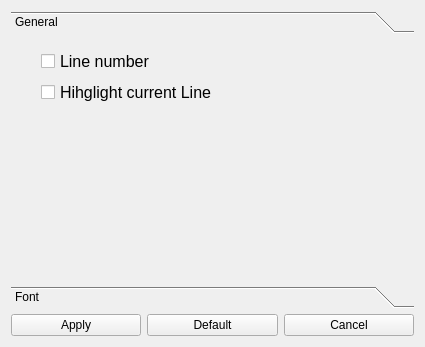
<?xml version="1.0" encoding="UTF-8"?>
<ui version="4.0">
 <class>Settings</class>
 <widget class="QFrame" name="Settings">
  <property name="geometry">
   <rect>
    <x>0</x>
    <y>0</y>
    <width>425</width>
    <height>347</height>
   </rect>
  </property>
  <property name="windowTitle">
   <string>Frame</string>
  </property>
  <layout class="QVBoxLayout" name="verticalLayout">
   <item>
    <widget class="QToolBox" name="settings_toolBox">
     <property name="currentIndex">
      <number>0</number>
     </property>
     <widget class="QWidget" name="general_settings">
      <property name="geometry">
       <rect>
        <x>0</x>
        <y>0</y>
        <width>407</width>
        <height>234</height>
       </rect>
      </property>
      <attribute name="label">
       <string>General</string>
      </attribute>
      <widget class="QWidget" name="layoutWidget">
       <property name="geometry">
        <rect>
         <x>30</x>
         <y>10</y>
         <width>186</width>
         <height>56</height>
        </rect>
       </property>
       <layout class="QVBoxLayout" name="verticalLayout_5">
        <item>
         <widget class="QCheckBox" name="lineNumberCheckBox">
          <property name="font">
           <font>
            <pointsize>12</pointsize>
           </font>
          </property>
          <property name="contextMenuPolicy">
           <enum>Qt::DefaultContextMenu</enum>
          </property>
          <property name="text">
           <string>Line number</string>
          </property>
          <property name="checked">
           <bool>false</bool>
          </property>
          <property name="tristate">
           <bool>false</bool>
          </property>
         </widget>
        </item>
        <item>
         <widget class="QCheckBox" name="HighlightCurrentLineCheckBox">
          <property name="font">
           <font>
            <pointsize>12</pointsize>
           </font>
          </property>
          <property name="text">
           <string>Hihglight current Line</string>
          </property>
          <property name="checkable">
           <bool>true</bool>
          </property>
          <property name="checked">
           <bool>false</bool>
          </property>
         </widget>
        </item>
       </layout>
      </widget>
     </widget>
     <widget class="QWidget" name="font_settings">
      <property name="geometry">
       <rect>
        <x>0</x>
        <y>0</y>
        <width>407</width>
        <height>234</height>
       </rect>
      </property>
      <attribute name="label">
       <string>Font</string>
      </attribute>
      <widget class="QPushButton" name="FontButton">
       <property name="geometry">
        <rect>
         <x>60</x>
         <y>30</y>
         <width>271</width>
         <height>41</height>
        </rect>
       </property>
       <property name="text">
        <string>Font</string>
       </property>
      </widget>
      <widget class="QLabel" name="label">
       <property name="geometry">
        <rect>
         <x>160</x>
         <y>0</y>
         <width>81</width>
         <height>17</height>
        </rect>
       </property>
       <property name="text">
        <string>Editor font</string>
       </property>
      </widget>
      <widget class="QWidget" name="layoutWidget">
       <property name="geometry">
        <rect>
         <x>7</x>
         <y>100</y>
         <width>391</width>
         <height>52</height>
        </rect>
       </property>
       <layout class="QHBoxLayout" name="horizontalLayout_2">
        <item>
         <layout class="QVBoxLayout" name="verticalLayout_2">
          <item>
           <widget class="QLabel" name="label_2">
            <property name="text">
             <string>Text color</string>
            </property>
            <property name="alignment">
             <set>Qt::AlignCenter</set>
            </property>
           </widget>
          </item>
          <item>
           <widget class="QPushButton" name="textColorButton">
            <property name="text">
             <string/>
            </property>
           </widget>
          </item>
         </layout>
        </item>
        <item>
         <widget class="Line" name="line">
          <property name="orientation">
           <enum>Qt::Vertical</enum>
          </property>
         </widget>
        </item>
        <item>
         <layout class="QVBoxLayout" name="verticalLayout_3">
          <item>
           <widget class="QLabel" name="label_4">
            <property name="text">
             <string>Selection color</string>
            </property>
            <property name="alignment">
             <set>Qt::AlignCenter</set>
            </property>
           </widget>
          </item>
          <item>
           <widget class="QPushButton" name="selectionColorButton">
            <property name="text">
             <string/>
            </property>
           </widget>
          </item>
         </layout>
        </item>
        <item>
         <widget class="Line" name="line_2">
          <property name="orientation">
           <enum>Qt::Vertical</enum>
          </property>
         </widget>
        </item>
        <item>
         <layout class="QVBoxLayout" name="verticalLayout_4">
          <item>
           <widget class="QLabel" name="label_3">
            <property name="text">
             <string>Editor background</string>
            </property>
            <property name="alignment">
             <set>Qt::AlignCenter</set>
            </property>
           </widget>
          </item>
          <item>
           <widget class="QPushButton" name="TextEditBackgroundColorButton">
            <property name="text">
             <string/>
            </property>
           </widget>
          </item>
         </layout>
        </item>
       </layout>
      </widget>
      <widget class="QWidget" name="layoutWidget">
       <property name="geometry">
        <rect>
         <x>130</x>
         <y>180</y>
         <width>135</width>
         <height>50</height>
        </rect>
       </property>
       <layout class="QVBoxLayout" name="verticalLayout_6">
        <item>
         <widget class="QLabel" name="label_6">
          <property name="text">
           <string>Line Selection color</string>
          </property>
          <property name="alignment">
           <set>Qt::AlignCenter</set>
          </property>
         </widget>
        </item>
        <item>
         <widget class="QPushButton" name="lineSelectionColorPushButton">
          <property name="enabled">
           <bool>true</bool>
          </property>
          <property name="text">
           <string/>
          </property>
         </widget>
        </item>
       </layout>
      </widget>
     </widget>
    </widget>
   </item>
   <item>
    <layout class="QHBoxLayout" name="horizontalLayout">
     <item>
      <widget class="QPushButton" name="applyButton">
       <property name="text">
        <string>Apply</string>
       </property>
      </widget>
     </item>
     <item>
      <widget class="QPushButton" name="defaultPushButton">
       <property name="text">
        <string>Default</string>
       </property>
      </widget>
     </item>
     <item>
      <widget class="QPushButton" name="cancelButton">
       <property name="text">
        <string>Cancel</string>
       </property>
      </widget>
     </item>
    </layout>
   </item>
  </layout>
 </widget>
 <resources/>
 <connections/>
</ui>
